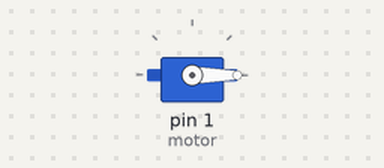
Recording of a sketch running on a simulated Arduino Uno, built with avr-gcc and run on an emulated ATmega328P. Parts: servo.

Above: at 0.05 s.
Timing chart, 0 to 4.6 s (numbered marks = the images above):
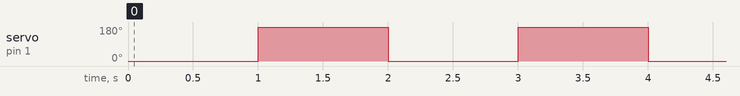

The sketch:

Servo1.ino
```cpp
#include <Servo.h>

Servo motor;

void setup() {

motor.attach(1);

}

void loop() {


motor.write(0);


delay(1000);
motor.write(180);
delay(1000);


}
```

Measured:
- by itself, servo on pin 1 (motor): alternates 180° for 1.0 s and 0° for 1.0 s
